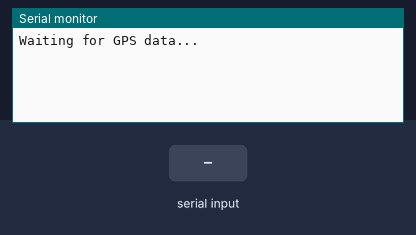
Bench run of a sketch on a simulated Arduino Uno, built with avr-gcc and run on an emulated ATmega328P. Parts: the last lines printed to the serial monitor. The inputs (shaded band) are chosen by the test bench.

Above: at 1.2 s.
1.3 s: "GPS\n" received over the second serial link
At 1.7 s:
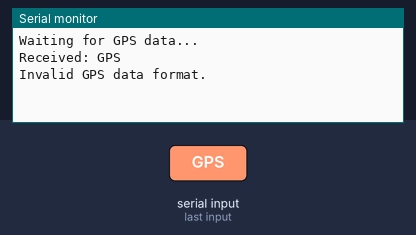
2.8 s: "1\n" received over the second serial link
At 3.4 s:
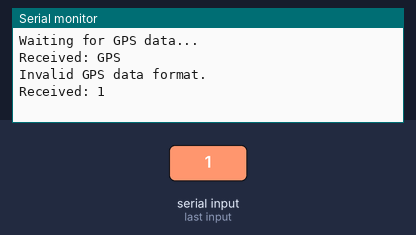

Measured:
- after the input at 1.3 s, the serial monitor: prints a new line at once (image 1)
- after the input at 2.8 s, the serial monitor: prints a new line at once (image 2)

The sketch:

WorkingGPScodefromBluetoothTermnialApp.ino
```cpp
#include <SoftwareSerial.h>

// Bluetooth setup
SoftwareSerial Bluetooth(11, 10); // RX (to TX of Bluetooth), TX (to RX of Bluetooth)

void setup() {
  Serial.begin(9600);      // Debugging via Serial Monitor
  Bluetooth.begin(9600);   // Bluetooth communication
  Serial.println("Waiting for GPS data...");
}

void loop() {
  if (Bluetooth.available()) {
    String data = Bluetooth.readStringUntil('\n'); // Read until newline
    Serial.print("Received: ");
    Serial.println(data);

    if (data.startsWith("GPS")) { // Parse GPS data
      int firstComma = data.indexOf(',');
      int secondComma = data.indexOf(',', firstComma + 1);

      if (firstComma > 0 && secondComma > 0) {
        String latitude = data.substring(firstComma + 1, secondComma);
        String longitude = data.substring(secondComma + 1);
        Serial.println("Parsed GPS Data:");
        Serial.print("Latitude: ");
        Serial.println(latitude);
        Serial.print("Longitude: ");
        Serial.println(longitude);
      } else {
        Serial.println("Invalid GPS data format.");
      }
    }
  }
}
```
